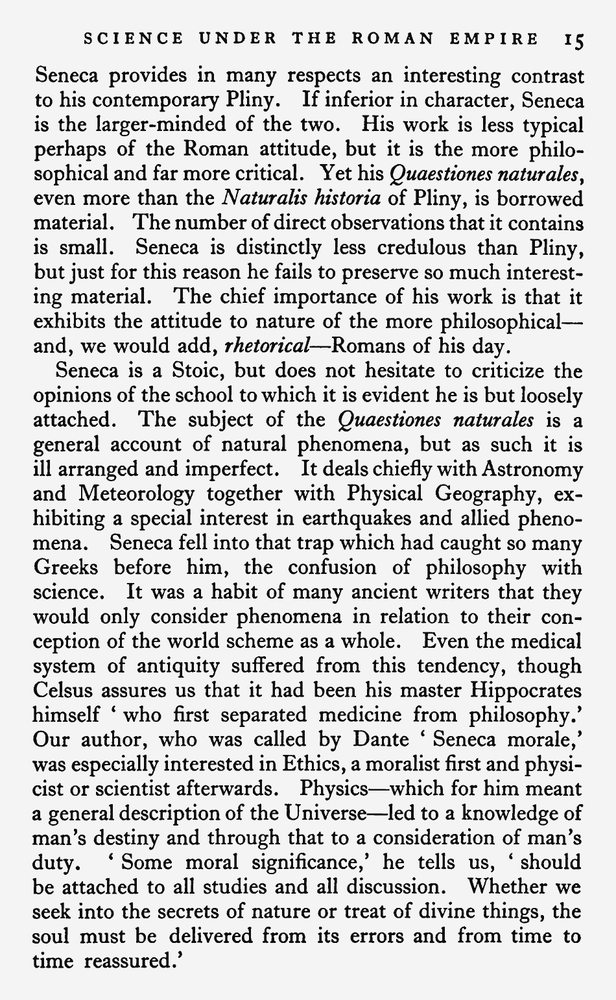
#> input picture tests/fixtures/layout_regression/inputs/body-header-includes-pageno.png, 616 x 1000 px, shrunk from 950 x 1542 before the run
$ python -i page_attributes.py   (imports and definitions only)
#> lines starting #> are read from the running program, lines starting #| are printed output that depends on the picture; after the words box and inside, x2 and y2 are one past the last pixel; in counts of white or black regions, pixels touching at a corner belong together
#> further down, picture is the input picture: shape (1000, 616, 3); min 0, max 255, mean 209.7
"""Heuristic page-attribute detection from image arrays or encoded bytes.

Provides two entry points:

- :func:`detect_page_attributes_from_array` — core implementation; accepts a
  BGR ``uint8`` ndarray (the natural form coming out of cv2 decoders and
  pipeline stages that already hold an in-memory image).
- :func:`detect_page_attributes` — convenience wrapper; decodes image bytes
  and delegates to the array variant.  Callers holding bytes can use this to
  avoid an extra numpy conversion; callers holding arrays should call the
  array variant directly to skip the encode/decode round-trip.

Both functions return a :class:`PageCharacteristics` dataclass whose fields
use plain string values so the result is JSON-serialisable without any enum
dependency.

Tuning constants mirror the values used by the original pdomain-prep-for-pgdp
heuristic; they are intentionally kept in sync so both implementations remain
equivalent.
"""

from __future__ import annotations

import logging
from dataclasses import dataclass, field
from typing import cast

import cv2
import numpy as np
import numpy.typing as npt

logger = logging.getLogger(__name__)

ImageArray = npt.NDArray[np.uint8]

# Tuning constants — must stay in sync with pdomain-prep-for-pgdp's auto_detect.py.
_BLANK_MEAN_LUMA_THRESHOLD = 245.0
_COLOR_SATURATION_FRACTION = 0.05
_COLOR_SATURATION_LEVEL = 30
_NARROW_CONTENT_FRACTION = 0.5
_CONTENT_DARKNESS_THRESHOLD = 200


@dataclass
class PageCharacteristics:
    """Result of heuristic page-attribute detection.

    Fields use plain strings so no enum dependency is imposed on consumers.

    ``suggested_type`` values: ``"blank"``, ``"plate_p"``, ``"normal"``.
    ``suggested_alignment`` values: ``"default"``, ``"center"``.
    ``confidence`` is in ``[0.0, 1.0]``; ``0.0`` means no confident signal.
    """

    suggested_type: str
    suggested_alignment: str
    confidence: float = field(default=0.0)


def detect_page_attributes_from_array(img: ImageArray) -> PageCharacteristics:
    """Heuristic page-attribute detection from a BGR uint8 ndarray.

    This is the single implementation; :func:`detect_page_attributes` decodes
    bytes and calls this.  Callers in pipeline stages that already hold a
    decoded ndarray should call this directly to avoid an extra encode/decode
    round-trip.

    Args:
        img: BGR ``uint8`` ndarray (H, W, 3).  Greyscale 2-D arrays are also
            accepted and treated as if all channels are equal.

    Returns:
        A :class:`PageCharacteristics` with heuristic suggestions.
    """
    if img.ndim == 2:
        # Treat greyscale as BGR (expand to 3 channels) so downstream logic
        # is uniform.  A true greyscale page has no colour content by definition.
        img = cast("ImageArray", cv2.cvtColor(img, cv2.COLOR_GRAY2BGR))

    # ── Blank detection ───────────────────────────────────────────────────────
    gray = cv2.cvtColor(img, cv2.COLOR_BGR2GRAY)
    mean_luma = float(gray.mean())
#> mean_luma = 209.7
    if mean_luma >= _BLANK_MEAN_LUMA_THRESHOLD:
        return PageCharacteristics(
            suggested_type="blank",
            suggested_alignment="default",
            confidence=min(1.0, (mean_luma - _BLANK_MEAN_LUMA_THRESHOLD) / 10.0 + 0.6),
        )

    # ── Colour detection ──────────────────────────────────────────────────────
    b, g, r = cv2.split(img)
    chmax = np.maximum(np.maximum(b, g), r).astype(np.int16)
    chmin = np.minimum(np.minimum(b, g), r).astype(np.int16)
    saturated = (chmax - chmin) > _COLOR_SATURATION_LEVEL
#> saturated: shape (1000, 616) bool; every value is 0
    color_fraction = float(saturated.mean())
#> color_fraction = 0
    if color_fraction > _COLOR_SATURATION_FRACTION:
        return PageCharacteristics(
            suggested_type="plate_p",
            suggested_alignment="default",
            confidence=min(1.0, color_fraction / 0.2 + 0.4),
        )

    # ── Alignment heuristic ───────────────────────────────────────────────────
    _h, w = gray.shape
#> w = 616
    content_mask = gray < _CONTENT_DARKNESS_THRESHOLD
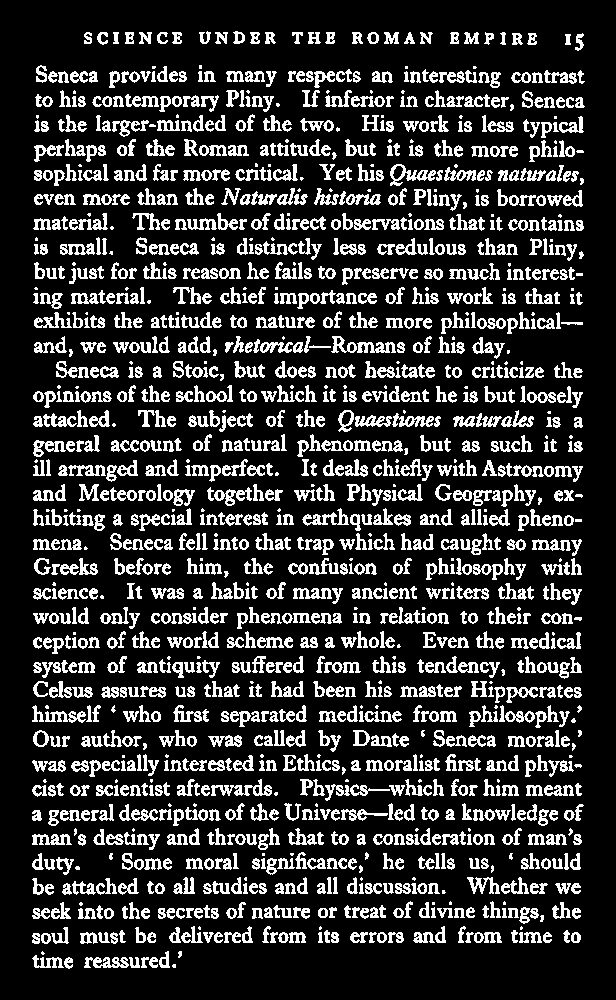
#> content_mask: shape (1000, 616) bool; 19.6% white in thin lines or dots, all inside (x1, y1, x2, y2) = (32, 31, 585, 969)
    if not content_mask.any():
        return PageCharacteristics(
            suggested_type="normal",
            suggested_alignment="default",
        )
    cols_with_content = content_mask.any(axis=0)
    xs = np.where(cols_with_content)[0]
#> xs = 553 values from 32 to 584
    content_width = int(xs.max() - xs.min() + 1)
#> content_width = 553
    if content_width / w < _NARROW_CONTENT_FRACTION:
        return PageCharacteristics(
            suggested_type="normal",
            suggested_alignment="center",
            confidence=1.0 - (content_width / w),
        )

    return PageCharacteristics(
        suggested_type="normal",
        suggested_alignment="default",
    )


def detect_page_attributes(image_bytes: bytes) -> PageCharacteristics:
    """Heuristic page-attribute detection from encoded image bytes.

    Decodes ``image_bytes`` with cv2, then delegates to
    :func:`detect_page_attributes_from_array`.  If the bytes cannot be decoded
    (empty, corrupt, unsupported format) the function returns a safe default
    ``"normal"`` / ``"default"`` result rather than raising.

    Args:
        image_bytes: Any image format cv2 can decode (PNG, JPEG, TIFF, …).

    Returns:
        A :class:`PageCharacteristics` with heuristic suggestions.
    """
    if not image_bytes:
        return PageCharacteristics(
            suggested_type="normal", suggested_alignment="default"
        )

    arr = np.frombuffer(image_bytes, dtype=np.uint8)
    decoded = cv2.imdecode(arr, cv2.IMREAD_COLOR)
    if decoded is None:
        return PageCharacteristics(
            suggested_type="normal", suggested_alignment="default"
        )

    return detect_page_attributes_from_array(cast("ImageArray", decoded))

>>> import cv2
>>> picture = cv2.imread('../../tests/fixtures/layout_regression/inputs/body-header-includes-pageno.png')
>>> result = detect_page_attributes_from_array(picture)

$ run again, on tests/fixtures/layout_regression/inputs/body-italic-header-left-pageno.png
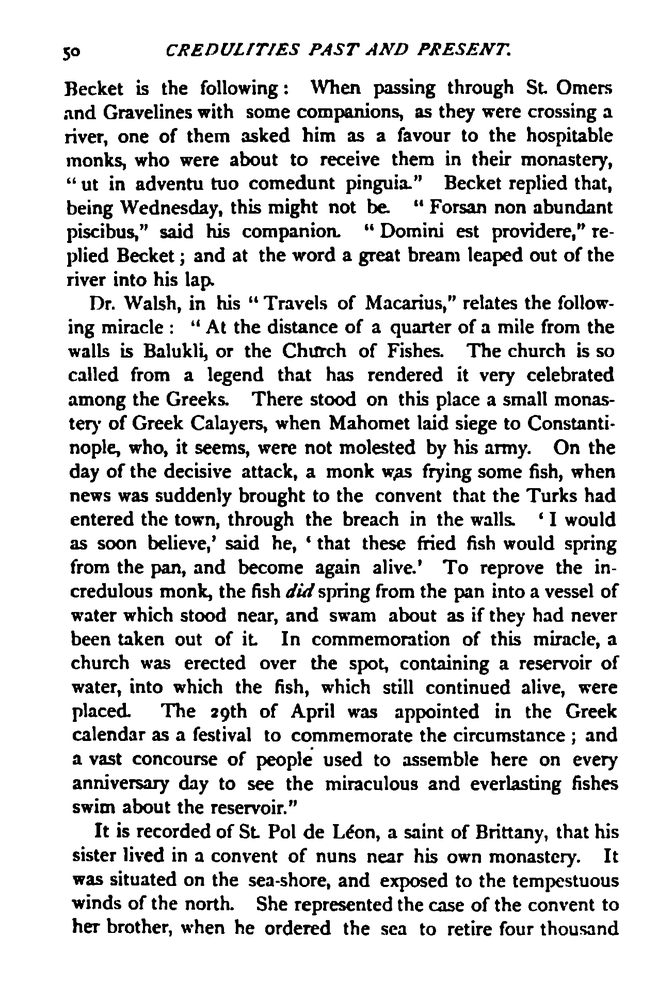
#> input picture tests/fixtures/layout_regression/inputs/body-italic-header-left-pageno.png, 658 x 1000 px, shrunk from 1275 x 1938 before the run
#> picture is the input picture: shape (1000, 658, 3); min 0, max 255, mean 218
#> mean_luma = 218
#> saturated: shape (1000, 658) bool; every value is 0
#> color_fraction = 0
#> in detect_page_attributes_from_array, `content_mask = gray < _CONTENT_DARKNESS_THRESHOLD`:
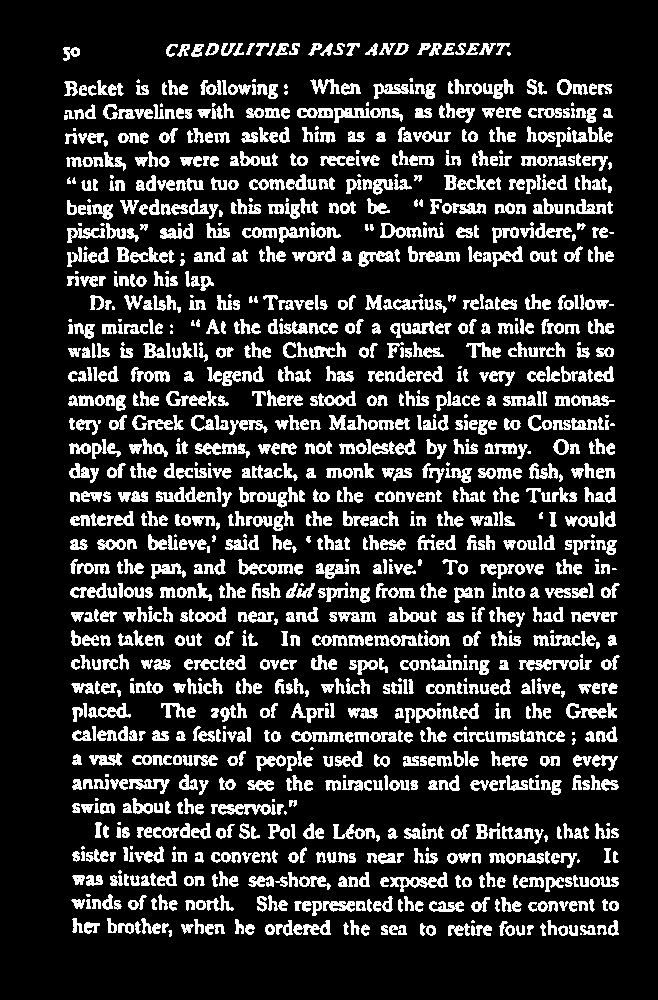
#> content_mask: shape (1000, 658) bool; 17.8% white; 1339 white regions (122 under 20 px), largest, box (x1, y1, x2, y2) and area: (211, 804, 276, 815) 457, (390, 872, 448, 892) 437, (519, 659, 579, 671) 407
#> xs = 557 values from 63 to 619
#> content_width = 557

$ run again, on tests/fixtures/layout_regression/inputs/body-running-header-page-number.png
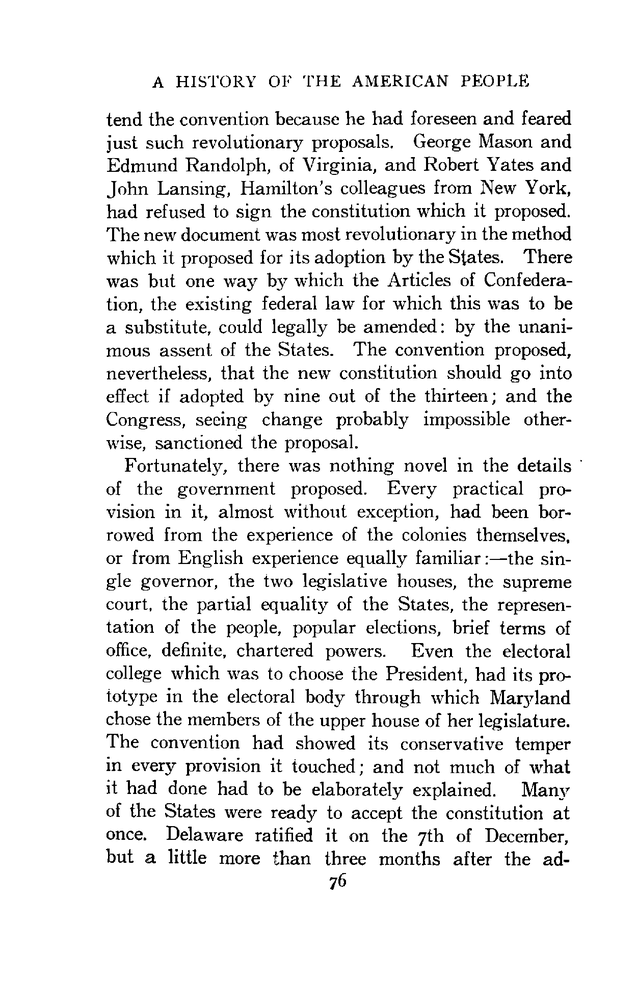
#> input picture tests/fixtures/layout_regression/inputs/body-running-header-page-number.png, 637 x 1000 px, shrunk from 1250 x 1961 before the run
#> picture is the input picture: shape (1000, 637, 3); min 0, max 255, mean 234.2
#> mean_luma = 234.2
#> saturated: shape (1000, 637) bool; every value is 0
#> color_fraction = 0
#> in detect_page_attributes_from_array, `content_mask = gray < _CONTENT_DARKNESS_THRESHOLD`:
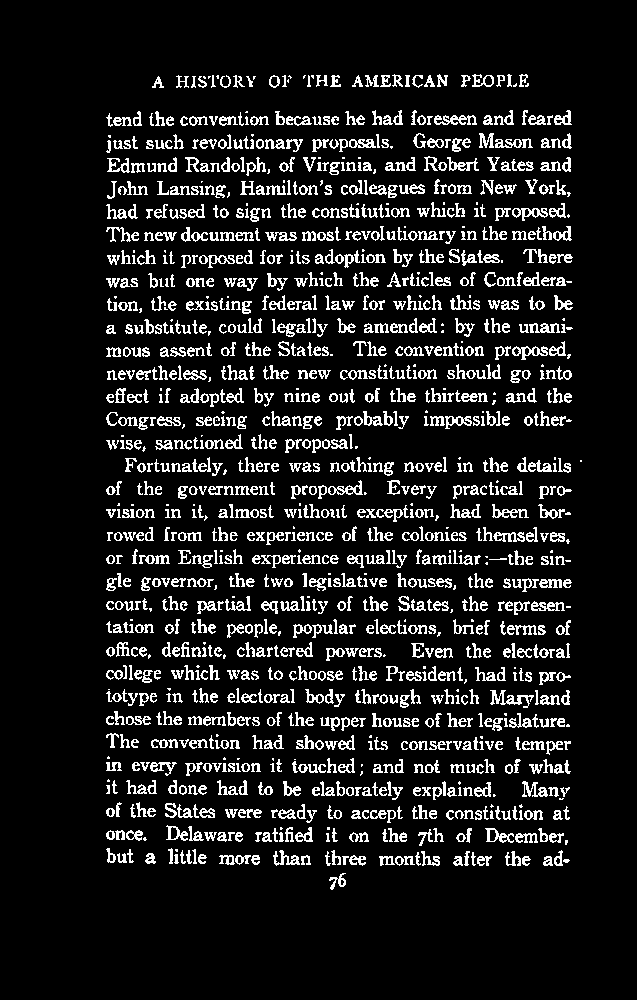
#> content_mask: shape (1000, 637) bool; 11.1% white in thin lines or dots, all inside (x1, y1, x2, y2) = (106, 74, 582, 890)
#> xs = 469 values from 106 to 581
#> content_width = 476

$ run again, on tests/fixtures/layout_regression/inputs/catalog-multi-block-ads.png
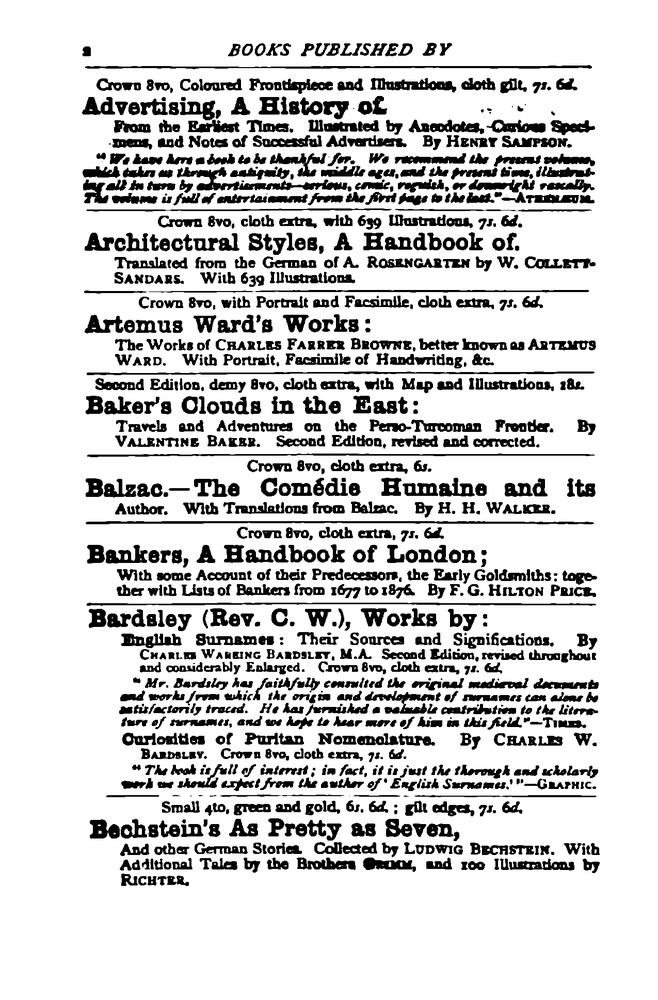
#> input picture tests/fixtures/layout_regression/inputs/catalog-multi-block-ads.png, 658 x 1000 px, shrunk from 1275 x 1938 before the run
#> picture is the input picture: shape (1000, 658, 3); min 0, max 255, mean 210.5
#> mean_luma = 210.5
#> saturated: shape (1000, 658) bool; every value is 0
#> color_fraction = 0
#> in detect_page_attributes_from_array, `content_mask = gray < _CONTENT_DARKNESS_THRESHOLD`:
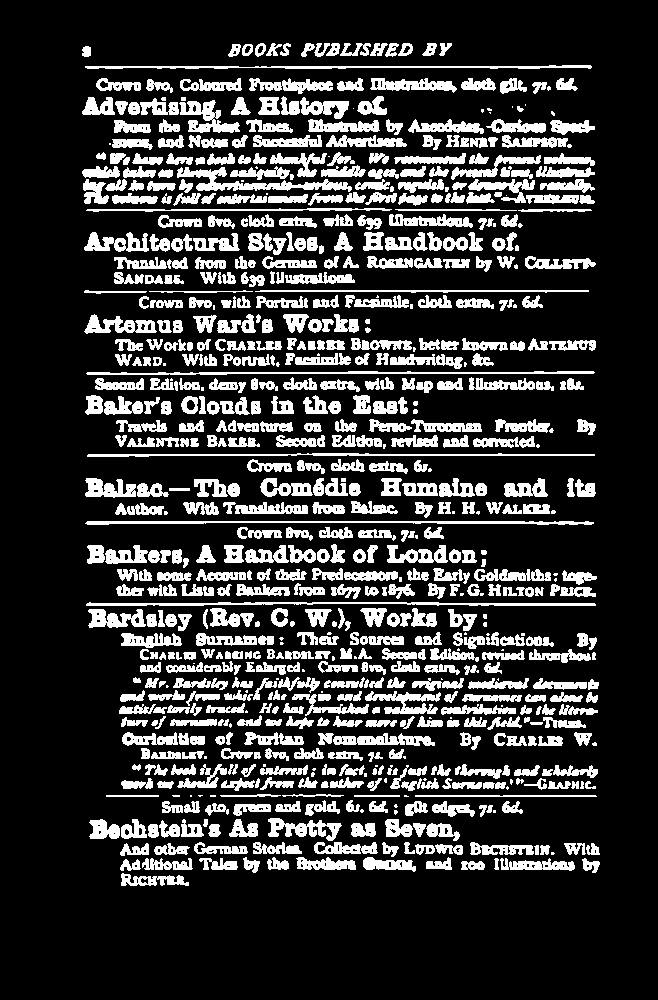
#> content_mask: shape (1000, 658) bool; 20.6% white; 766 white regions (92 under 20 px), largest, box (x1, y1, x2, y2) and area: (177, 167, 352, 192) 1394, (85, 521, 594, 525) 1318, (86, 602, 596, 606) 1317
#> xs = 518 values from 82 to 599
#> content_width = 518
